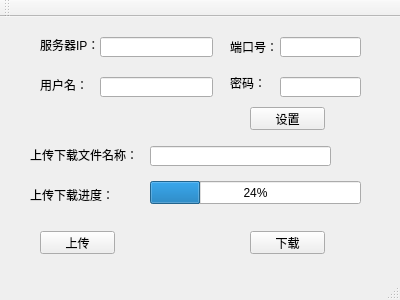
<?xml version="1.0" encoding="UTF-8"?>
<ui version="4.0">
 <class>MainWindow</class>
 <widget class="QMainWindow" name="MainWindow">
  <property name="geometry">
   <rect>
    <x>0</x>
    <y>0</y>
    <width>400</width>
    <height>300</height>
   </rect>
  </property>
  <property name="windowTitle">
   <string>MainWindow</string>
  </property>
  <widget class="QWidget" name="centralWidget">
   <widget class="QPushButton" name="downloadButton">
    <property name="geometry">
     <rect>
      <x>250</x>
      <y>214</y>
      <width>75</width>
      <height>23</height>
     </rect>
    </property>
    <property name="text">
     <string>下载</string>
    </property>
   </widget>
   <widget class="QPushButton" name="uploadButton">
    <property name="geometry">
     <rect>
      <x>40</x>
      <y>214</y>
      <width>75</width>
      <height>23</height>
     </rect>
    </property>
    <property name="text">
     <string>上传</string>
    </property>
   </widget>
   <widget class="QLineEdit" name="lineEdit">
    <property name="geometry">
     <rect>
      <x>150</x>
      <y>129</y>
      <width>181</width>
      <height>20</height>
     </rect>
    </property>
   </widget>
   <widget class="QProgressBar" name="progressBar">
    <property name="geometry">
     <rect>
      <x>150</x>
      <y>164</y>
      <width>211</width>
      <height>23</height>
     </rect>
    </property>
    <property name="value">
     <number>24</number>
    </property>
   </widget>
   <widget class="QLabel" name="label">
    <property name="geometry">
     <rect>
      <x>30</x>
      <y>130</y>
      <width>111</width>
      <height>16</height>
     </rect>
    </property>
    <property name="text">
     <string>上传下载文件名称：</string>
    </property>
   </widget>
   <widget class="QLabel" name="label_2">
    <property name="geometry">
     <rect>
      <x>30</x>
      <y>170</y>
      <width>111</width>
      <height>16</height>
     </rect>
    </property>
    <property name="text">
     <string>上传下载进度：</string>
    </property>
   </widget>
   <widget class="QLabel" name="label_3">
    <property name="geometry">
     <rect>
      <x>40</x>
      <y>20</y>
      <width>61</width>
      <height>16</height>
     </rect>
    </property>
    <property name="text">
     <string>服务器IP：</string>
    </property>
   </widget>
   <widget class="QLabel" name="label_4">
    <property name="geometry">
     <rect>
      <x>230</x>
      <y>22</y>
      <width>51</width>
      <height>16</height>
     </rect>
    </property>
    <property name="text">
     <string>端口号：</string>
    </property>
   </widget>
   <widget class="QLabel" name="label_5">
    <property name="geometry">
     <rect>
      <x>40</x>
      <y>60</y>
      <width>61</width>
      <height>16</height>
     </rect>
    </property>
    <property name="text">
     <string>用户名：</string>
    </property>
   </widget>
   <widget class="QLabel" name="label_6">
    <property name="geometry">
     <rect>
      <x>230</x>
      <y>58</y>
      <width>51</width>
      <height>16</height>
     </rect>
    </property>
    <property name="text">
     <string>密码：</string>
    </property>
   </widget>
   <widget class="QLineEdit" name="serverIP">
    <property name="geometry">
     <rect>
      <x>100</x>
      <y>20</y>
      <width>113</width>
      <height>20</height>
     </rect>
    </property>
   </widget>
   <widget class="QLineEdit" name="port">
    <property name="geometry">
     <rect>
      <x>280</x>
      <y>20</y>
      <width>81</width>
      <height>20</height>
     </rect>
    </property>
   </widget>
   <widget class="QLineEdit" name="userName">
    <property name="geometry">
     <rect>
      <x>100</x>
      <y>60</y>
      <width>113</width>
      <height>20</height>
     </rect>
    </property>
   </widget>
   <widget class="QLineEdit" name="passWord">
    <property name="geometry">
     <rect>
      <x>280</x>
      <y>60</y>
      <width>81</width>
      <height>20</height>
     </rect>
    </property>
    <property name="inputMask">
     <string notr="true"/>
    </property>
    <property name="echoMode">
     <enum>QLineEdit::Password</enum>
    </property>
   </widget>
   <widget class="QPushButton" name="setPara">
    <property name="geometry">
     <rect>
      <x>250</x>
      <y>90</y>
      <width>75</width>
      <height>23</height>
     </rect>
    </property>
    <property name="text">
     <string>设置</string>
    </property>
   </widget>
  </widget>
  <widget class="QMenuBar" name="menuBar">
   <property name="geometry">
    <rect>
     <x>0</x>
     <y>0</y>
     <width>400</width>
     <height>23</height>
    </rect>
   </property>
  </widget>
  <widget class="QToolBar" name="mainToolBar">
   <attribute name="toolBarArea">
    <enum>TopToolBarArea</enum>
   </attribute>
   <attribute name="toolBarBreak">
    <bool>false</bool>
   </attribute>
  </widget>
  <widget class="QStatusBar" name="statusBar"/>
 </widget>
 <layoutdefault spacing="6" margin="11"/>
 <resources/>
 <connections/>
</ui>
